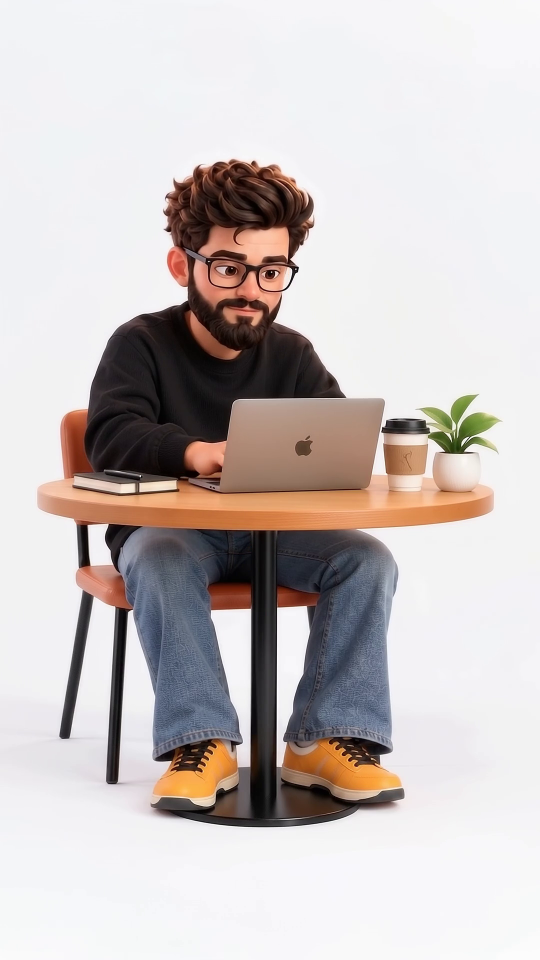
#> input picture frame 12 of assets/loader.mp4, 1080 x 1920 px, given in place of work_loop.mp4, which was not available (shown at 1/2 size)
$ python analyze_clips.py   (older library calls are emulated)
#> lines starting #> are read from the running program, lines starting #| are printed output that depends on the picture; pictures that were not available may be replaced by others from this repository, and a replacement may not be noted
#> in frame, returned value is the input picture: shape (1920, 1080, 3); mean B, G, R 193, 194.3, 201.8
#> call 2 of frame, with name = 'work_loop', idx = 0
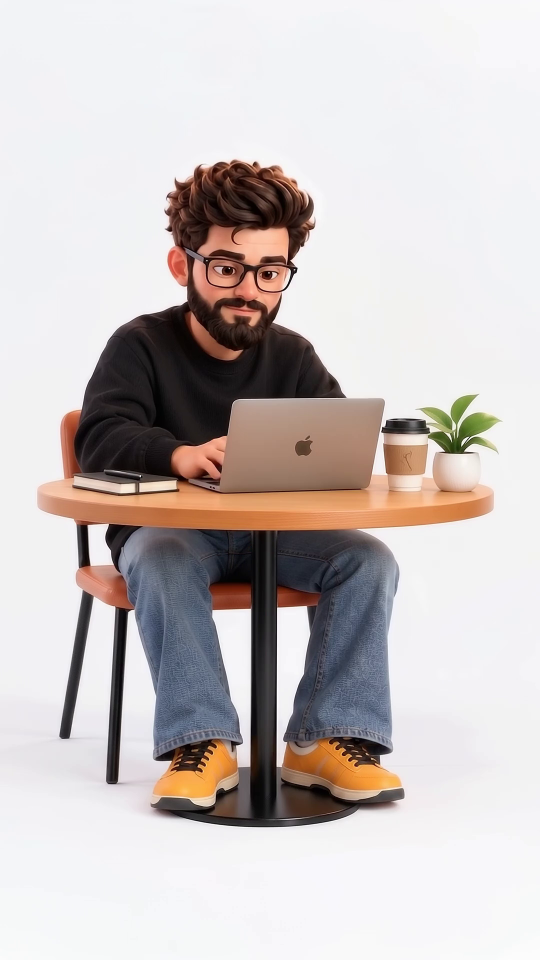
#> input picture frame 0 of assets/loader.mp4, 1080 x 1920 px, given in place of work_loop.mp4, which was not available (shown at 1/2 size)
#> in frame, returned value is the input picture: shape (1920, 1080, 3); mean B, G, R 192.9, 194.3, 201.7
"""Measure how each clip's framing and sharpness compare to work_loop.

Framing: a similarity transform (scale + shift) fitted with ORB features on the static parts
of the scene (laptop, desk, cup, torso), mapping each clip's first frame onto work_loop's.
Sharpness: variance of the Laplacian over the face region, averaged across the clip.
"""
from pathlib import Path
import cv2
import numpy as np

CLIPS = Path(__file__).resolve().parent.parent / "assets" / "clips"
NAMES = ["work_loop", "look_up", "back_to_work", "cheers", "turn_horizontal", "turn_vertical", "turn_circle"]
FACE = (790, 250, 1060, 560)


def frame(name, idx=0):
    cap = cv2.VideoCapture(str(CLIPS / f"{name}.mp4"))
    cap.set(cv2.CAP_PROP_POS_FRAMES, idx)
    return cap.read()[1]


def static_mask(shape):
    m = np.full(shape[:2], 255, np.uint8)
    m[0:600, 700:1200] = 0           # head and hair move; ignore them
    m[:, 1700:] = 0                  # watermark corner
    return m


def similarity(src, ref):
    orb = cv2.ORB_create(4000)
    g1, g2 = (cv2.cvtColor(x, cv2.COLOR_BGR2GRAY) for x in (src, ref))
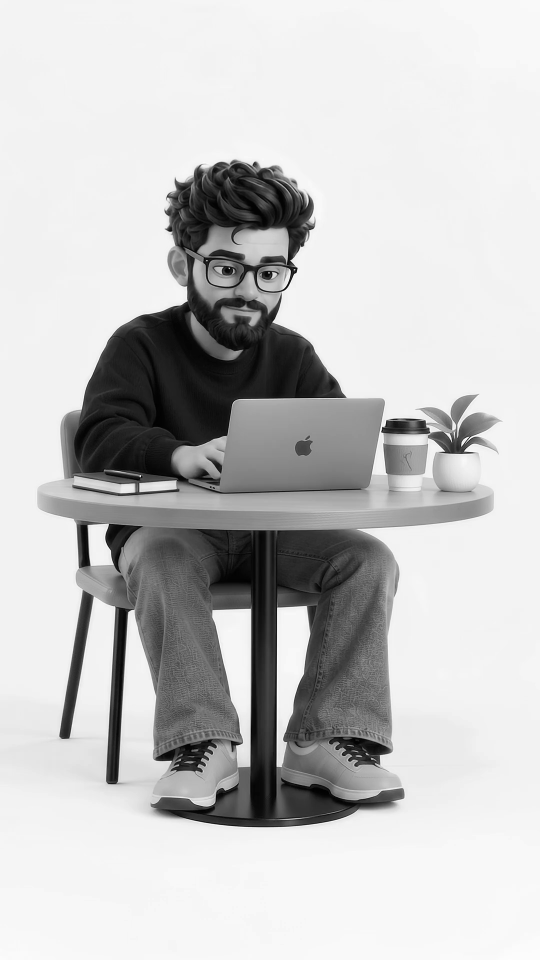
#> g1: shape (1920, 1080) (shown at 1/2 size); min 0, max 255, mean 196.5
    k1, d1 = orb.detectAndCompute(g1, static_mask(src.shape))
#> k1 = 4000 keypoints; strongest (x, y, size): (280, 952, 31), (763, 863, 31), (582, 521, 31), (765, 855, 31)
    k2, d2 = orb.detectAndCompute(g2, static_mask(ref.shape))
#> k2 = 4000 keypoints; strongest (x, y, size): (280, 952, 31), (596, 535, 31), (763, 863, 31), (550, 543, 31)
    matches = cv2.BFMatcher(cv2.NORM_HAMMING, crossCheck=True).match(d1, d2)
#> matches = 2913 matches
    p1 = np.float32([k1[m.queryIdx].pt for m in matches])
#> p1 = 2913 pairs, first value 118.8 to 994, second value 318.9 to 1620
    p2 = np.float32([k2[m.trainIdx].pt for m in matches])
#> p2 = 2913 pairs, first value 118.8 to 994, second value 318 to 1620
    M, inl = cv2.estimateAffinePartial2D(p1, p2, method=cv2.RANSAC, ransacReprojThreshold=2.0)
#> M = [[1, -0.000101, -0.0555], [0.000101, 1, -0.177]]; inl = 2913 values, max 1 at index 2, min 0 at index 0, mean 0.69
    scale = float(np.hypot(M[0, 0], M[1, 0]))
#> scale = 1
    return M, scale, int(inl.sum()), len(matches)


def sharpness(name):
    cap = cv2.VideoCapture(str(CLIPS / f"{name}.mp4"))
    vals, i = [], 0
    x0, y0, x1, y1 = FACE
    while True:
        ok, f = cap.read()
        if not ok:
            break
        if i % 6 == 0:
            g = cv2.cvtColor(f[y0:y1, x0:x1], cv2.COLOR_BGR2GRAY)
            vals.append(cv2.Laplacian(g, cv2.CV_64F).var())
        i += 1
    return float(np.median(vals))


if __name__ == "__main__":
    ref = frame("work_loop", 12)  # 0.5 s: the frame the site's loop starts on
    for n in NAMES:
        M, s, inl, tot = similarity(frame(n), ref)
#> M = [[1, -0.000101, -0.0555], [0.000101, 1, -0.177]]; s = 1; inl = 2011; tot = 2913
        print(f"{n:16s} scale={s:.4f} shift=({M[0,2]:+6.1f},{M[1,2]:+6.1f}) inliers={inl}/{tot} "
              f"face-sharpness={sharpness(n):7.1f}")
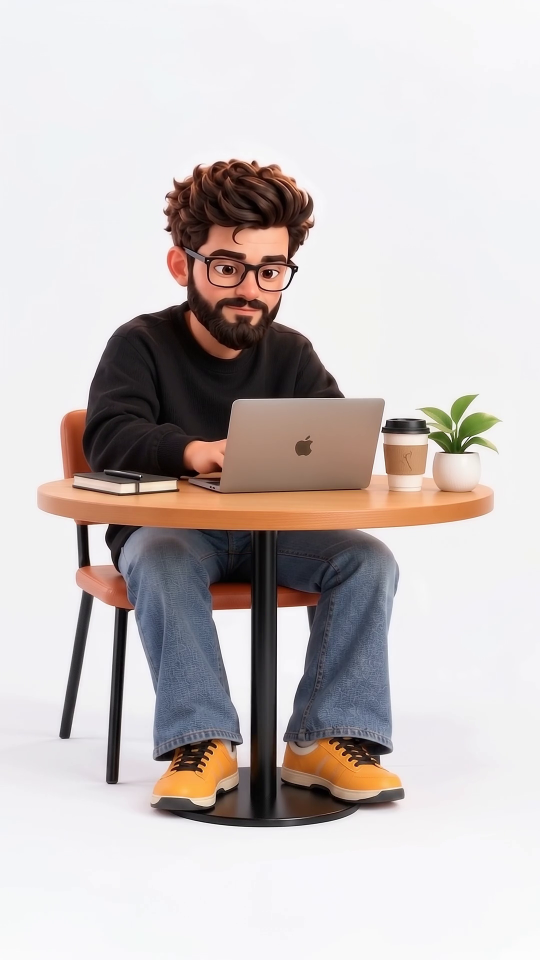
#> input picture frame 19 of assets/loader.mp4, 1080 x 1920 px, given in place of work_loop.mp4, which was not available (shown at 1/2 size)
#> in sharpness, f is the input picture: shape (1920, 1080, 3); mean B, G, R 193, 194.3, 202

$ run again, starting later in the video
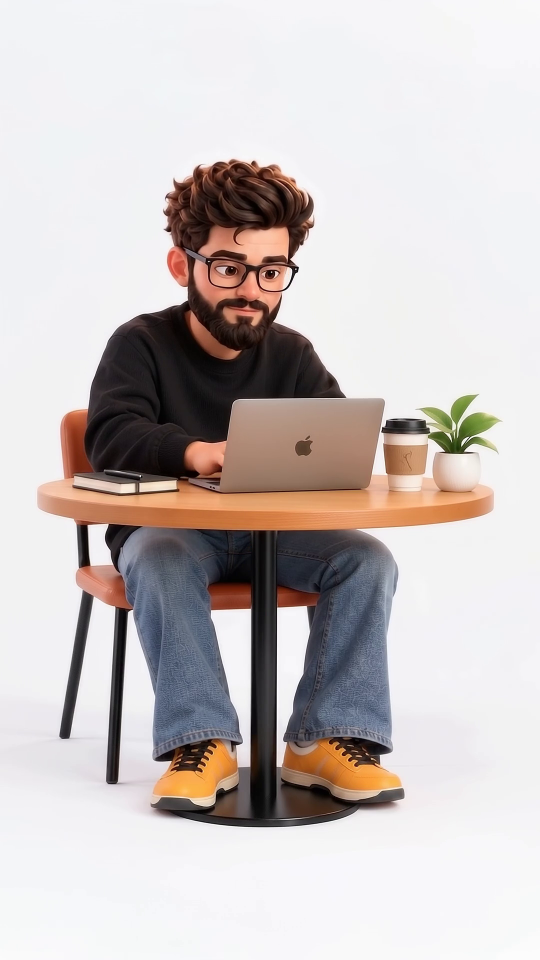
#> input picture frame 12 of assets/loader.mp4, 1080 x 1920 px, given in place of work_loop.mp4, which was not available (shown at 1/2 size)
#> in frame, returned value is the input picture: shape (1920, 1080, 3); mean B, G, R 193, 194.3, 201.8
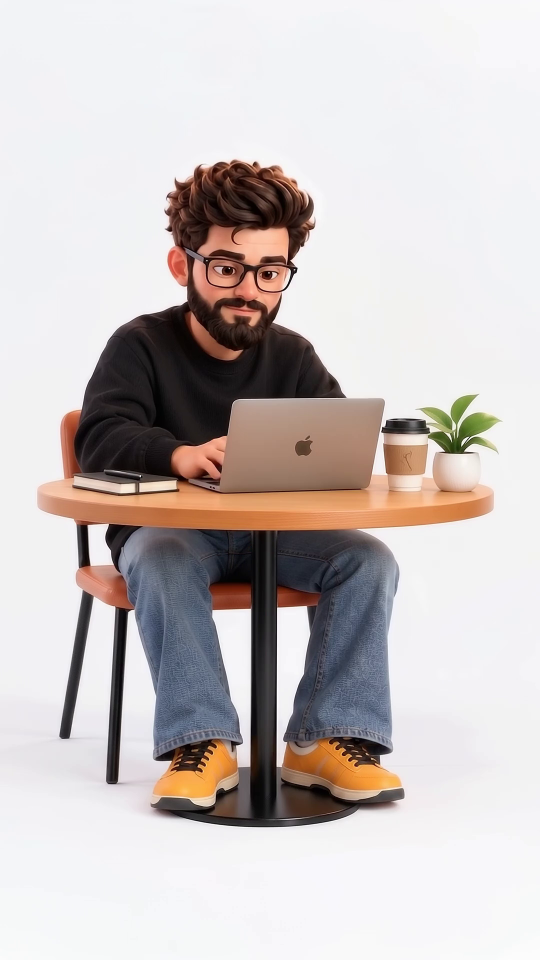
#> input picture frame 0 of assets/loader.mp4, 1080 x 1920 px, given in place of work_loop.mp4, which was not available (shown at 1/2 size)
#> in frame, returned value is the input picture: shape (1920, 1080, 3); mean B, G, R 192.9, 194.3, 201.7
#> k1 = 4000 keypoints; strongest (x, y, size): (280, 952, 31), (763, 863, 31), (582, 521, 31), (765, 855, 31)
#> k2 = 4000 keypoints; strongest (x, y, size): (280, 952, 31), (596, 535, 31), (763, 863, 31), (550, 543, 31)
#> matches = 2913 matches
#> p1 = 2913 pairs, first value 118.8 to 994, second value 318.9 to 1620
#> p2 = 2913 pairs, first value 118.8 to 994, second value 318 to 1620
#> in similarity, `M, inl = cv2.estimateAffinePartial2D(p1, p2, method=cv2.RANSAC, ransac..`: M = [[1, -0.000101, -0.0555], [0.000101, 1, -0.177]]; inl = 2913 values, max 1 at index 2, min 0 at index 0, mean 0.69
#> scale = 1
#> `M, s, inl, tot = similarity(frame(n), ref)`: M = [[1, -0.000101, -0.0555], [0.000101, 1, -0.177]]; s = 1; inl = 2011; tot = 2913
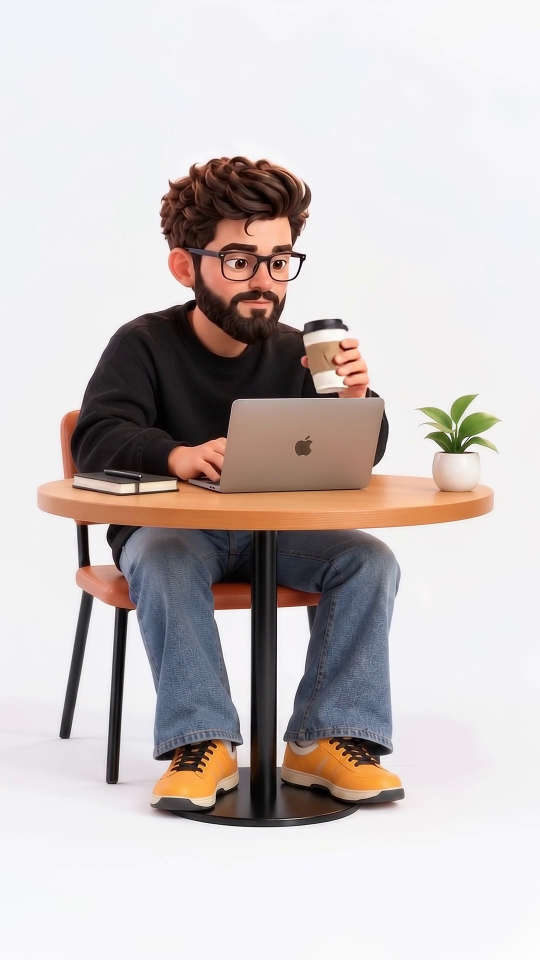
#> input picture frame 86 of assets/loader.mp4, 1080 x 1920 px, given in place of work_loop.mp4, which was not available (shown at 1/2 size)
#> in sharpness, f is the input picture: shape (1920, 1080, 3); mean B, G, R 193.2, 194.3, 202.3

$ run again, starting later in the video
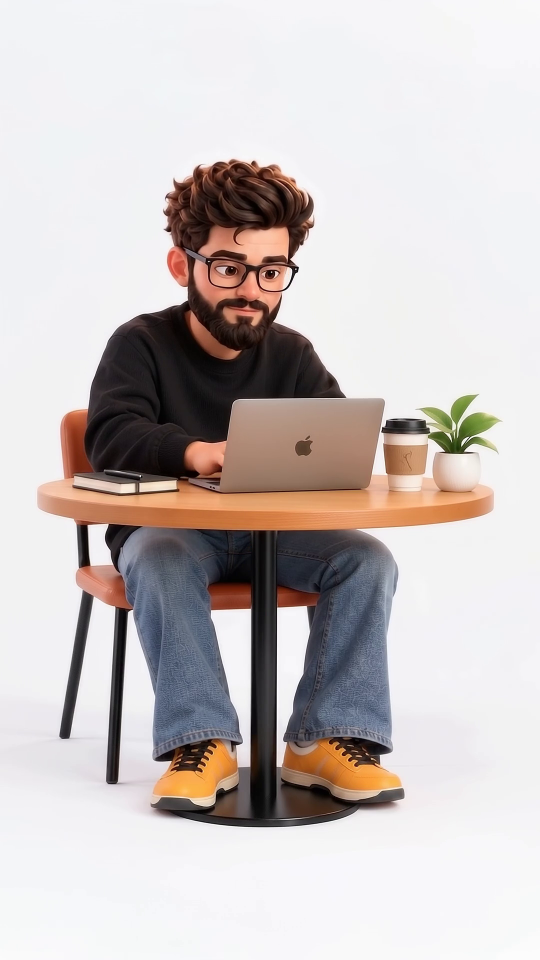
#> input picture frame 12 of assets/loader.mp4, 1080 x 1920 px, given in place of work_loop.mp4, which was not available (shown at 1/2 size)
#> in frame, returned value is the input picture: shape (1920, 1080, 3); mean B, G, R 193, 194.3, 201.8
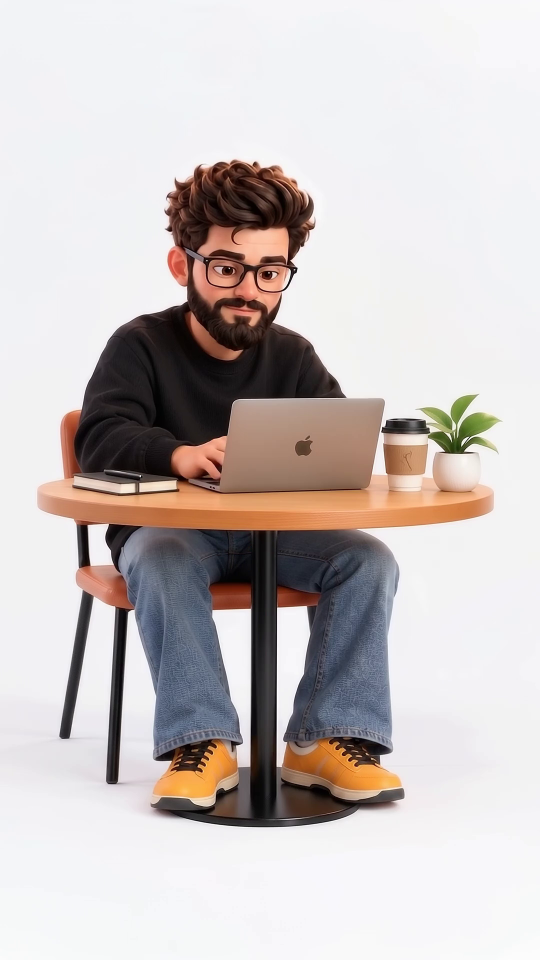
#> input picture frame 0 of assets/loader.mp4, 1080 x 1920 px, given in place of work_loop.mp4, which was not available (shown at 1/2 size)
#> in frame, returned value is the input picture: shape (1920, 1080, 3); mean B, G, R 192.9, 194.3, 201.7
#> k1 = 4000 keypoints; strongest (x, y, size): (280, 952, 31), (763, 863, 31), (582, 521, 31), (765, 855, 31)
#> k2 = 4000 keypoints; strongest (x, y, size): (280, 952, 31), (596, 535, 31), (763, 863, 31), (550, 543, 31)
#> matches = 2913 matches
#> p1 = 2913 pairs, first value 118.8 to 994, second value 318.9 to 1620
#> p2 = 2913 pairs, first value 118.8 to 994, second value 318 to 1620
#> in similarity, `M, inl = cv2.estimateAffinePartial2D(p1, p2, method=cv2.RANSAC, ransac..`: M = [[1, -0.000101, -0.0555], [0.000101, 1, -0.177]]; inl = 2913 values, max 1 at index 2, min 0 at index 0, mean 0.69
#> scale = 1
#> `M, s, inl, tot = similarity(frame(n), ref)`: M = [[1, -0.000101, -0.0555], [0.000101, 1, -0.177]]; s = 1; inl = 2011; tot = 2913
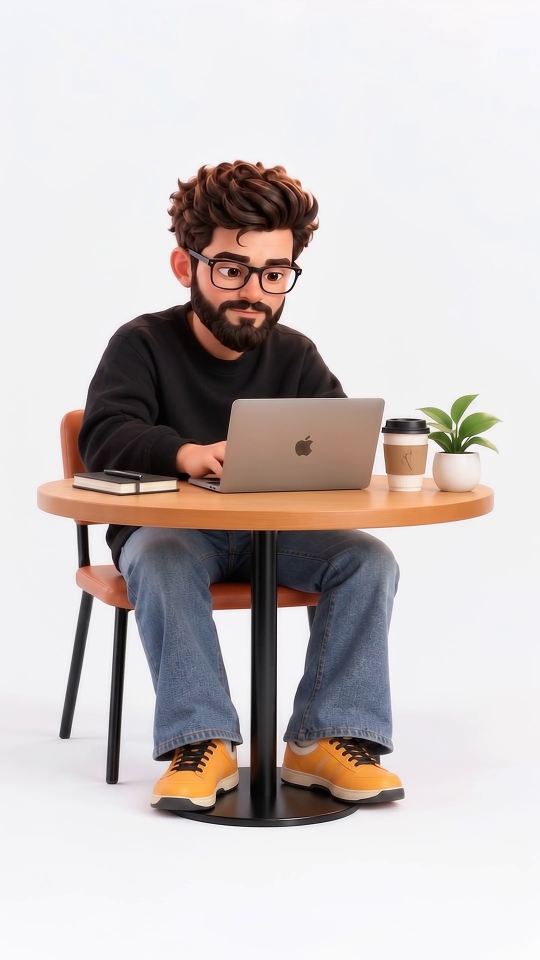
#> input picture frame 153 of assets/loader.mp4, 1080 x 1920 px, given in place of work_loop.mp4, which was not available (shown at 1/2 size)
#> in sharpness, f is the input picture: shape (1920, 1080, 3); mean B, G, R 193, 194, 201.9
